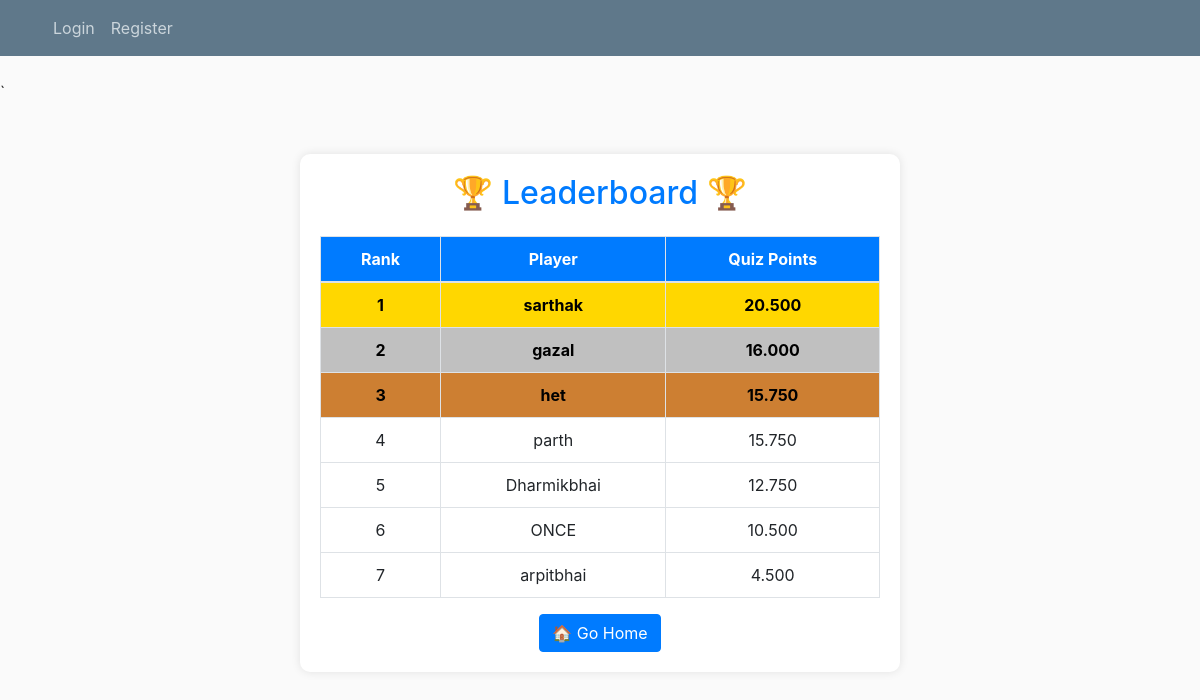
The app's page /leaderboard/, older data.
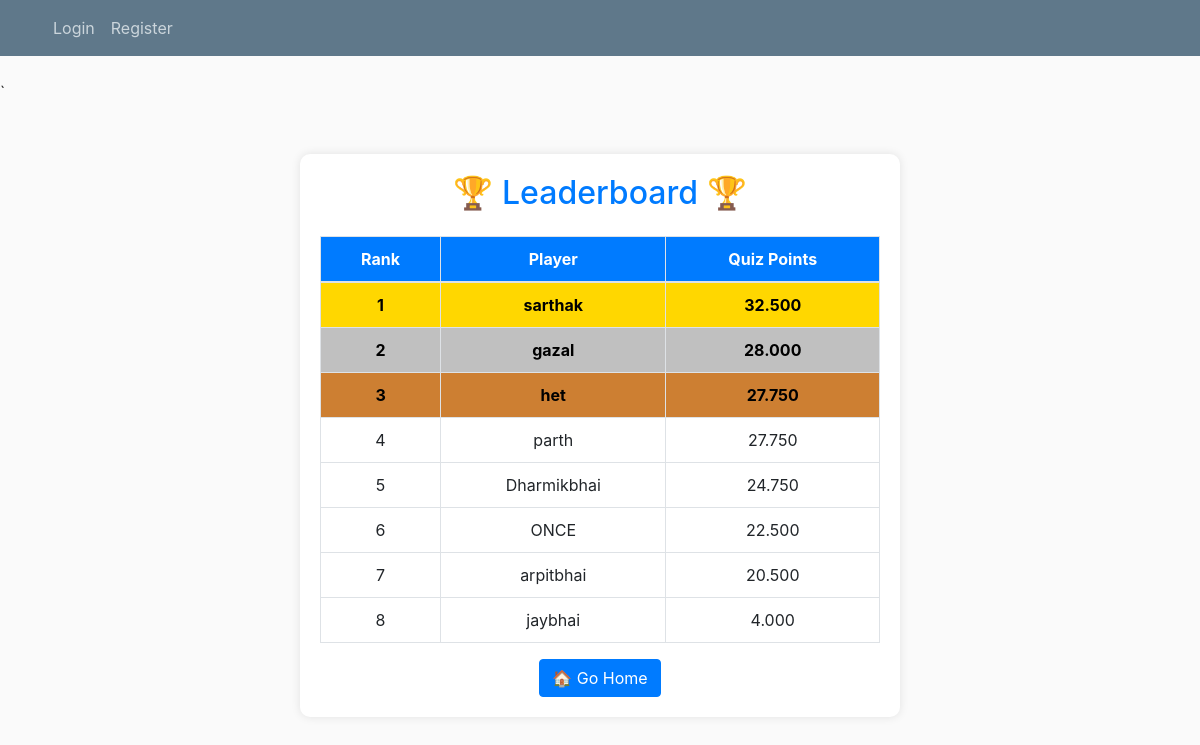
The same page, newer data.
### quiz/models.py (models this page shows)
class Global_Points(models.Model):
    user_id=models.ForeignKey(User,on_delete=models.CASCADE,primary_key=True)
    total_points=models.DecimalField(max_digits=10,decimal_places=3)

### leaderboard/views.py (the view)
# urls.py: path('',global_leaderboard,name='global_leaderboard')
def global_leaderboard(request):
    leaderboard_data = Global_Points.objects.all().order_by('-total_points')
    return render(request, 'leaderboard/leaderboard.html', {'rank_list': leaderboard_data})

### leaderboard/templates/leaderboard/leaderboard.html
{% extends "quiz/base.html" %}
{% block content %}
    <div class="container">
        <div class="leaderboard-container">
            <h2 class="text-center text-primary mb-4">🏆  Leaderboard 🏆</h2>
            {% if rank_list %}
                <table class="table table-bordered text-center">
                    <thead>
                        <tr>
                            <th>Rank</th>
                            <th>Player</th>
                            {% if attempt.best_point %}
                                 <th>Best Points</th>
                            {% else %}
                                 <th> Quiz  Points</th>
                            {% endif %}
                        </tr>
                    </thead>
                    <tbody>
                        {% for attempt in rank_list %}
                        <tr class="{% if forloop.counter == 1 %}rank-1{% elif forloop.counter == 2 %}rank-2{% elif forloop.counter == 3 %}rank-3{% endif %}">
                            <td>{{ forloop.counter }}</td>
                            <td>{{ attempt.user_id.username }}</td>
                           <td> {% if attempt.best_point %}
                                   {{ attempt.best_point }}
                            {% else %}
                                 {{ attempt.total_points }}
                            {% endif %}
                           </td>
                        </tr>
                        {% endfor %}
                    </tbody>
                </table>
            {% else %}
                <p class="text-center text-danger">No attempts found for this quiz.</p>
            {% endif %}
            <div class="text-center mt-3">
                <a href="/" class="btn btn-primary">🏠 Go Home</a>
            </div>
        </div>
    </div>
{% endblock content %}

### quiz/templates/quiz/base.html (shortened to what this page needs)
`{% load static %}
<!DOCTYPE html>
<html lang="en">
<head>
    <link rel="stylesheet" href="https://cdn.jsdelivr.net/npm/bootstrap@4.3.1/dist/css/bootstrap.min.css">
    <link rel="stylesheet" type="text/css" href="{% static 'quiz/main.css' %}">
</head>
<body>
  <header class="site-header">
      <nav class="navbar navbar-expand-md navbar-dark bg-steel fixed-top">
          <div class="container">
              <div class="navbar-nav">
                  {% if user.is_authenticated %}
                      <form method="POST" action="{% url 'logout' %}">
                          {% csrf_token %}
                          <div class="left-header">
                            <a  class="nav-item nav-link text-dark" href="{% url 'quiz-home' %}">Home</a>
                            <a  class="nav-item nav-link text-dark" href="{% url 'global_leaderboard' %}">Leaderboard</a>
                            <a  class="nav-item nav-link text-dark" href="{% url 'quizhistory' %}">Profile</a>
                            <button class="logout nav-item nav-link text-dark" type="submit">Logout</button>
                          <div/>
                      </form>
                  {% else %}
                      <a class="nav-item nav-link" href="{% url 'login' %}">Login</a>
                      <a class="nav-item nav-link" href="{% url 'register' %}">Register</a>
                  {% endif %}
              </div>
          </div>
      </nav>
  </header>
  <main role="main" class="container">
      {% block content %}{% endblock %}
  </main>
</body>
</html>

### quiz/static/quiz/main.css (style rules this page uses)
body { background: #fafafa; color: #333333; margin-top: 5rem; }
h1, h2, h3, h4, h5, h6 { color: #143856; }
.bg-steel { background-color: #5f788a; }
.site-header .navbar-nav .nav-link { color: #cbd5db; }
.leaderboard-container { max-width: 600px; margin: 50px auto; background: white; padding: 20px; border-radius: 10px; box-shadow: 0px 0px 10px rgba(0, 0, 0, 0.1); }
.table thead { background-color: #007bff; color: white; }
.rank-1 { background-color: gold !important; color: black; font-weight: bold; }
.rank-2 { background-color: silver !important; color: black; font-weight: bold; }
.rank-3 { background-color: #cd7f32 !important; color: black; font-weight: bold; }

Row changes from the older to the newer data that the page shows:
changed Global_Points "sarthak": total_points "20.500" → "32.500"
changed Global_Points "gazal": total_points "16.000" → "28.000"
changed Global_Points "het": total_points "15.750" → "27.750"
changed Global_Points "parth": total_points "15.750" → "27.750"
changed Global_Points "Dharmikbhai": total_points "12.750" → "24.750"
changed Global_Points "ONCE": total_points "10.500" → "22.500"
changed Global_Points "arpitbhai": total_points "4.500" → "20.500"
added Global_Points: user_id.username "jaybhai", total_points "4.000"
